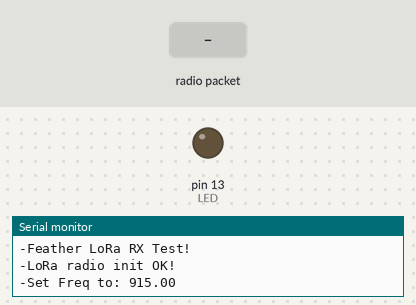
Recording of a sketch running on a simulated Teensy 4. Parts: output pins drawn as LEDs (lit = HIGH), the last lines printed to the serial monitor. Inputs (shaded band) come from the test bench. No radio packets arrive unless stated; pins used as bus, display or sensor lines are not drawn.

Above: at 1.3 s.
1.4 s: radio packet "1" arrives
At 2.6 s:
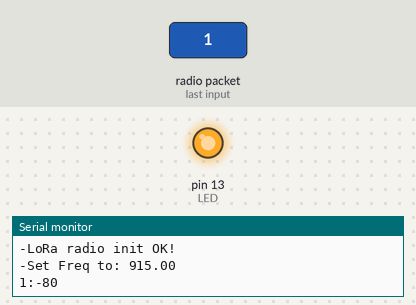
Timing chart, 0 to 4.4 s (numbered marks = the images above; inputs shaded):
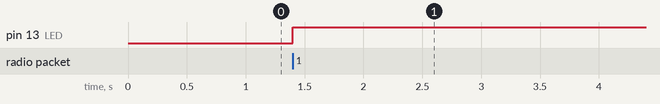

The sketch:

lora_receiver.ino
```cpp
// Feather9x_RX
// -*- mode: C++ -*-
// Example sketch showing how to create a simple messaging client (receiver)
// with the RH_RF95 class. RH_RF95 class does not provide for addressing or
// reliability, so you should only use RH_RF95 if you do not need the higher
// level messaging abilities.
// It is designed to work with the other example Feather9x_TX

#include <SPI.h>
#include <RH_RF95.h>

/* for Feather32u4 RFM9x */
#define RFM95_CS 8
#define RFM95_RST 4
#define RFM95_INT 7


/* for feather m0 RFM9x
#define RFM95_CS 8
#define RFM95_RST 4
#define RFM95_INT 3
*/

/* for shield
#define RFM95_CS 10
#define RFM95_RST 9
#define RFM95_INT 7
*/

/* Feather 32u4 w/wing
#define RFM95_RST     11   // "A"
#define RFM95_CS      10   // "B"
#define RFM95_INT     2    // "SDA" (only SDA/SCL/RX/TX have IRQ!)
*/

/* Feather m0 w/wing
#define RFM95_RST     11   // "A"
#define RFM95_CS      10   // "B"
#define RFM95_INT     6    // "D"
*/

#if defined(ESP8266)
  /* for ESP w/featherwing */
  #define RFM95_CS  2    // "E"
  #define RFM95_RST 16   // "D"
  #define RFM95_INT 15   // "B"

#elif defined(ESP32)
  /* ESP32 feather w/wing */
  #define RFM95_RST     27   // "A"
  #define RFM95_CS      33   // "B"
  #define RFM95_INT     12   //  next to A

#elif defined(NRF52)
  /* nRF52832 feather w/wing */
  #define RFM95_RST     7   // "A"
  #define RFM95_CS      11   // "B"
  #define RFM95_INT     31   // "C"

#elif defined(TEENSYDUINO)
  /* Teensy 3.x w/wing */
  #define RFM95_RST     9   // "A"
  #define RFM95_CS      10   // "B"
  #define RFM95_INT     4    // "C"
#endif


// Change to 434.0 or other frequency, must match RX's freq!
#define RF95_FREQ 915.0

// Singleton instance of the radio driver
RH_RF95 rf95(RFM95_CS, RFM95_INT);

// Blinky on receipt
#define LED 13

void setup()
{
  pinMode(LED, OUTPUT);
  pinMode(RFM95_RST, OUTPUT);
  digitalWrite(RFM95_RST, HIGH);

  Serial.begin(115200);
  while (!Serial) {
    delay(1);
  }
  delay(100);

  Serial.println("-Feather LoRa RX Test!");

  // manual reset
  digitalWrite(RFM95_RST, LOW);
  delay(10);
  digitalWrite(RFM95_RST, HIGH);
  delay(10);

  while (!rf95.init()) {
    Serial.println("-LoRa radio init failed");
    while (1);
  }
  Serial.println("-LoRa radio init OK!");

  // Defaults after init are 434.0MHz, modulation GFSK_Rb250Fd250, +13dbM
  if (!rf95.setFrequency(RF95_FREQ)) {
    Serial.println("-setFrequency failed");
    while (1);
  }
  Serial.print("-Set Freq to: ");
  Serial.println(RF95_FREQ);

  rf95.setSignalBandwidth(125000);
  rf95.setCodingRate4(1);
  rf95.setSpreadingFactor(8);

  //rf95.setModemConfig(RH_RF95::Bw125Cr48Sf4096);  //set for pre-configured long range
  rf95.setTxPower(20);  //set for 100mw

  // Defaults after init are 434.0MHz, 13dBm, Bw = 125 kHz, Cr = 4/5, Sf = 128chips/symbol, CRC on

  // The default transmitter power is 13dBm, using PA_BOOST.
  // If you are using RFM95/96/97/98 modules which uses the PA_BOOST transmitter pin, then
  // you can set transmitter powers from 5 to 23 dBm:
  //rf95.setTxPower(26, false);
  //rf95.setModemConfig(RH_RF95::ModemConfigChoice::Bw31_25Cr48Sf512);
}

void loop()
{
  if (rf95.available())
  {
    // Should be a message for us now
    uint8_t buf[RH_RF95_MAX_MESSAGE_LEN];
    uint8_t len = sizeof(buf);

    if (rf95.recv(buf, &len))
    {
      buf[len] = '\0';

      digitalWrite(LED, HIGH);
      Serial.print((char*)buf);
      // Add the received signal strength to the end of the message.
      Serial.print(":");
      Serial.println(rf95.lastRssi(), DEC);

      // Send a reply
      //uint8_t data[] = "ack!";
      //rf95.send(data, sizeof(data));
      //rf95.waitPacketSent();
      //digitalWrite(LED, LOW);
    }
    else
    {
      Serial.println("Receive failed");
    }

    memset(buf, 0, RH_RF95_MAX_MESSAGE_LEN);
  }
}
```

Measured:
- after the input at 1.4 s, pin 13 (LED): LOW → HIGH at once
